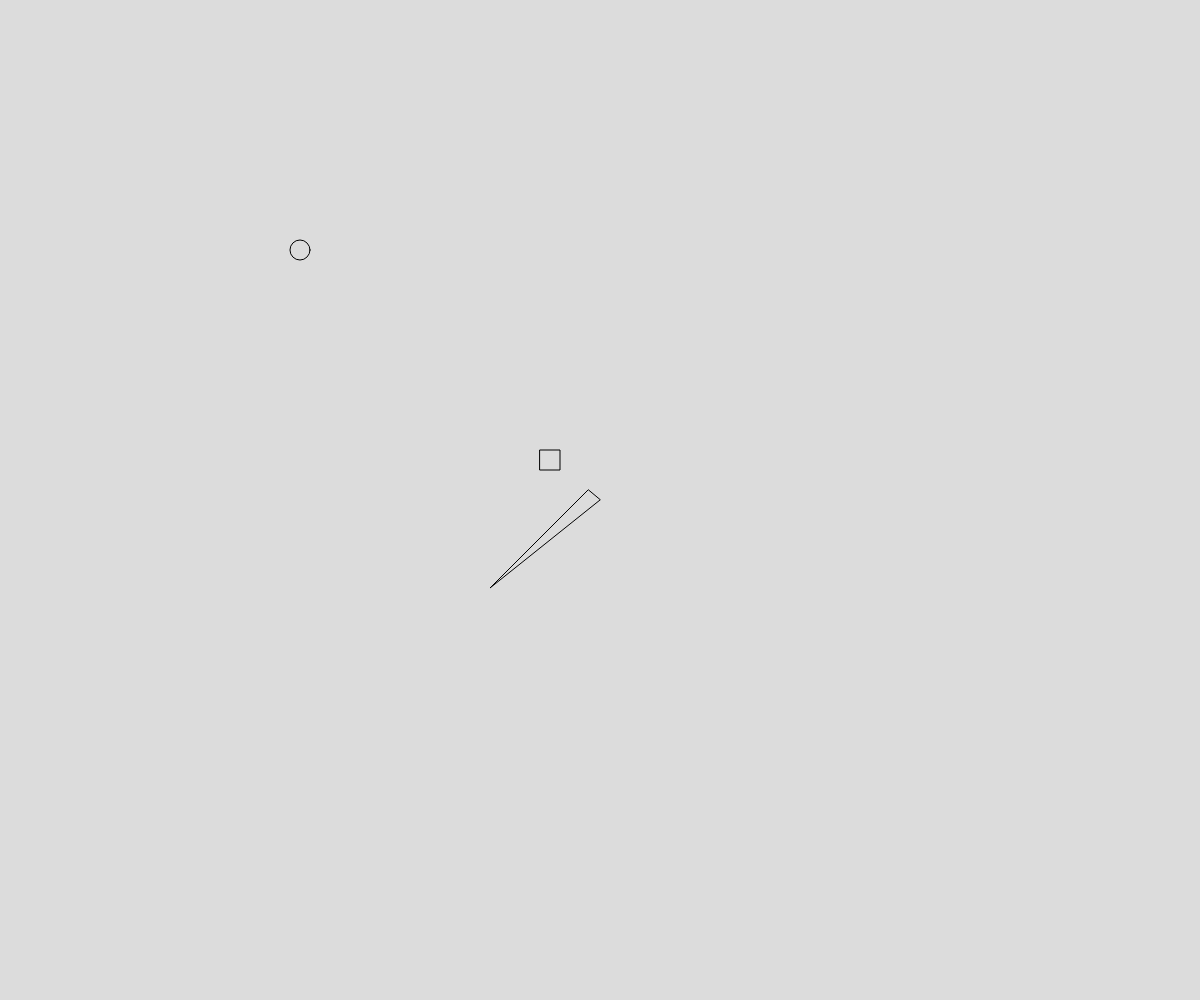
Frame 1 (no input)
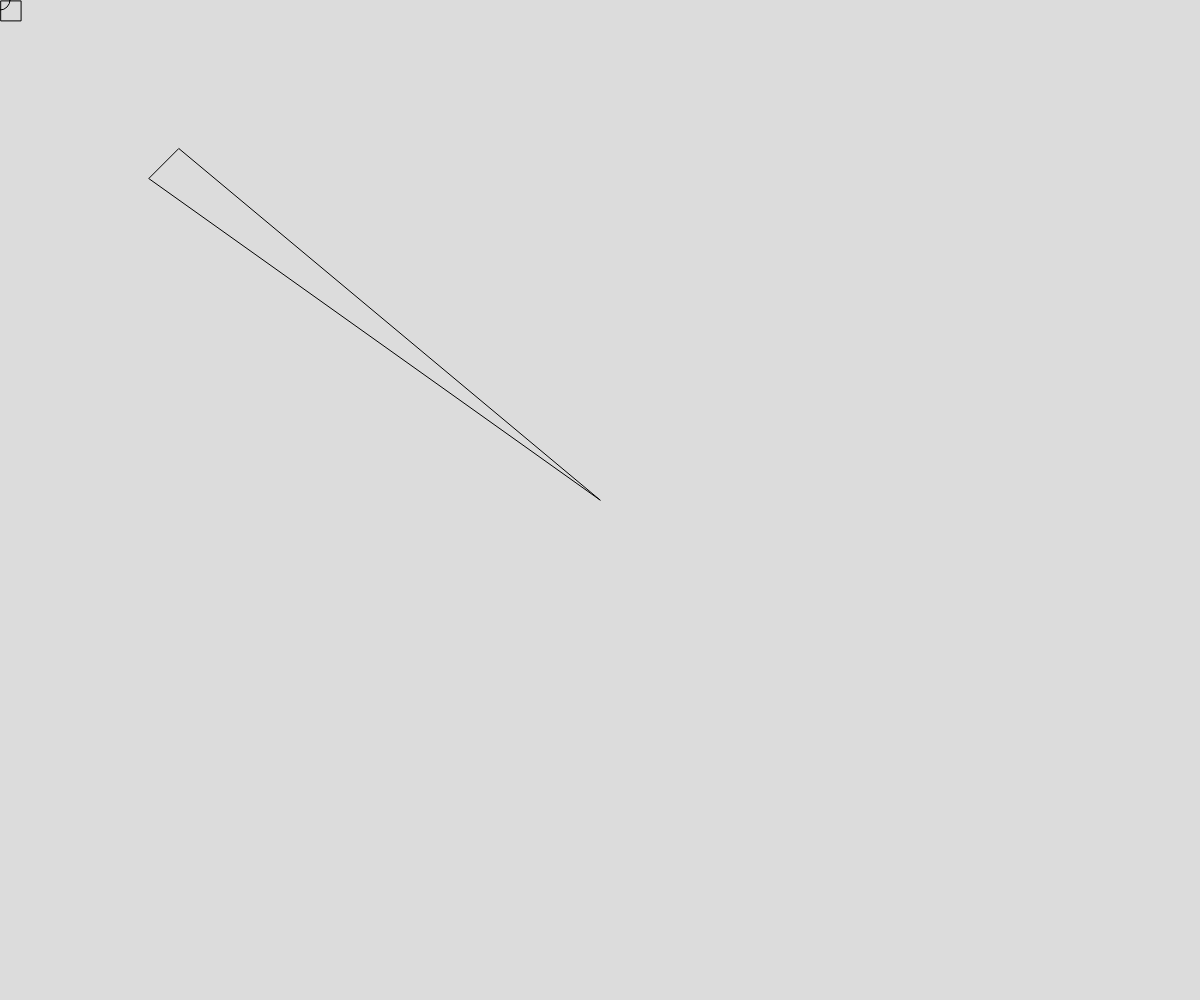
Frame 60 (no input)
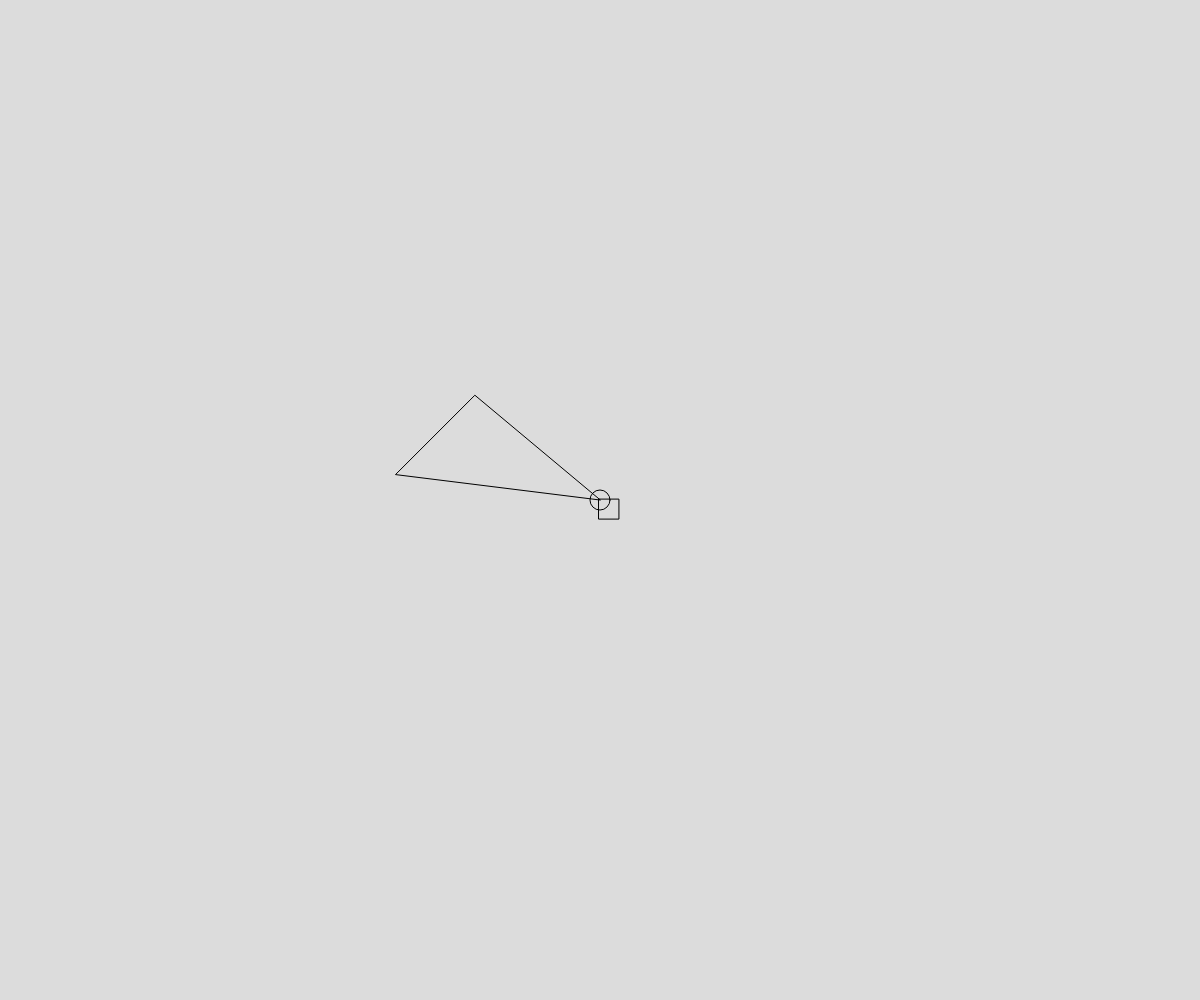
Frame 120 (the mouse pressed at the canvas centre since frame 60)

The p5.js sketch that drew these frames (run headless with seeded random() and noise() and a simulated clock; from frame 60 on, the mouse is pressed at the canvas centre):

// p5.js sketch
// ── sketch.js
// Project Title
// Your Name
// Date
//
// Extra for Experts:
// - describe what you did to take this project "above and beyond"


let diameter = 20;

function setup() {
  createCanvas(windowWidth, windowHeight);
  xc = width/2; yc = height/2;
  xs = width/2; ys = height/2;
  xt = width/2; yt = height/2;
  noFill();
  
}

function draw() {
  background(220);

   xc = lerp(xc,mouseX,0.5);  yc = lerp(yc,mouseY,0.5);
   xs = lerp(xs,mouseX,0.1);  ys = lerp(ys,mouseY,0.1);
   xt = lerp(xt,mouseX,0.02);  yt = lerp(yt,mouseY,0.02);
  circle(xc,yc,diameter);
  square(xs,ys,diameter);
  triangle(xt,yt,yt,xt,width/2,height/2);
}

function mouseWheel(){
  if(event.delta<0){//up
    diameter += 5; 

  }
  else{
    diameter = max(5, diameter - 5);

  }
}
